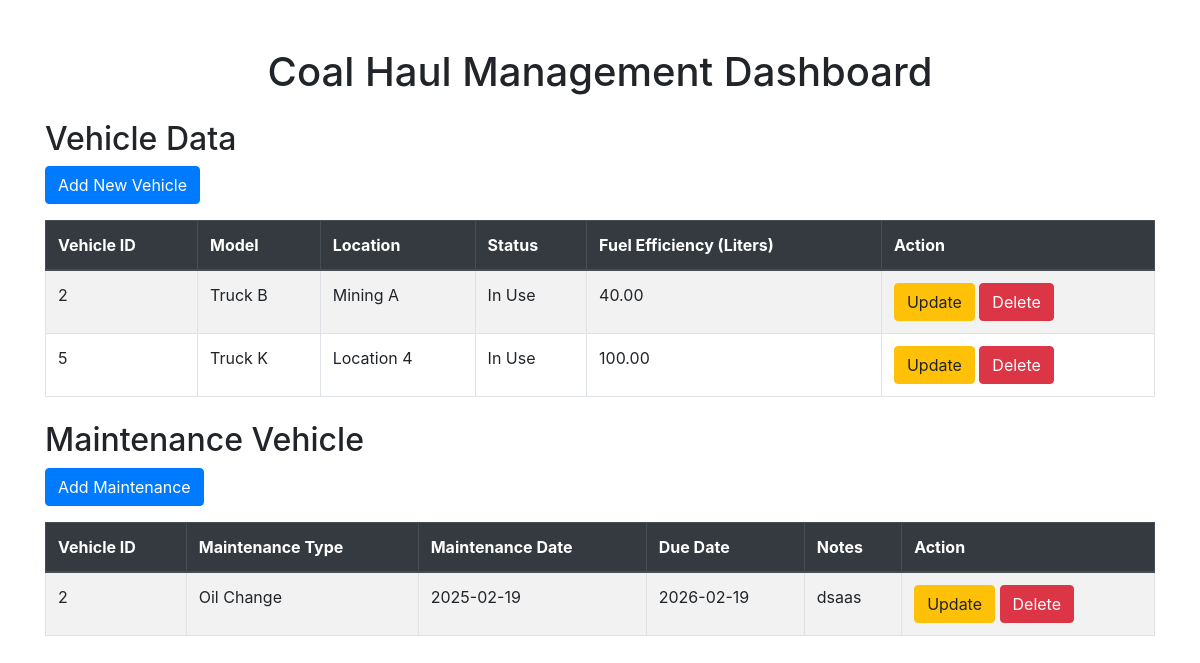
The page / on the database its author committed.
### tables this page shows
CREATE TABLE `vehicles` (
  `id` int(11) NOT NULL,
  `model` varchar(100) NOT NULL,
  `location` varchar(100) NOT NULL,
  `status` enum('Available','In Use','Under Maintenance','Out of Service') NOT NULL,
  `fuel_efficiency` decimal(5,2) NOT NULL
);

CREATE TABLE `maintenance` (
  `id` int(11) NOT NULL,
  `vehicle_id` int(11) NOT NULL,
  `maintenance_type` enum('Oil Change','Tire Rotation','Brake Repair','Engine Repair') NOT NULL,
  `maintenance_date` date NOT NULL,
  `due_date` date NOT NULL,
  `notes` text DEFAULT NULL
);

### index.php (the view, shortened to what this page needs)
<?php
include 'database/connection.php';
$query = "SELECT * FROM vehicles";
$stmt = $pdo->prepare($query);
$stmt->execute();
$vehicles = $stmt->fetchAll(PDO::FETCH_ASSOC);
$maintenanceQuery = "SELECT * FROM maintenance WHERE due_date >= CURDATE() ORDER BY due_date ASC";
$maintenanceStmt = $pdo->prepare($maintenanceQuery);
$maintenanceStmt->execute();
$upcomingMaintenance = $maintenanceStmt->fetchAll(PDO::FETCH_ASSOC);
?>
<!DOCTYPE html>
<html lang="en">
<head>
    <link rel="stylesheet" href="https://stackpath.bootstrapcdn.com/bootstrap/4.5.2/css/bootstrap.min.css">
</head>
<body>
    <div class="container mt-5">
        <h1 class="text-center">Coal Haul Management Dashboard</h1>
        <section class="mt-4">
            <h2>Vehicle Data</h2>
            <a href="add_vehicle.php" class="btn btn-primary mb-3">Add New Vehicle</a>
            <table class="table table-bordered table-striped">
                <thead class="thead-dark">
                    <tr>
                        <th>Vehicle ID</th>
                        <th>Model</th>
                        <th>Location</th>
                        <th>Status</th>
                        <th>Fuel Efficiency (Liters)</th>
                        <th>Action</th>
                    </tr>
                </thead>
                <tbody>
                    <?php foreach ($vehicles as $vehicle): ?>
                        <tr>
                            <td><?php echo htmlspecialchars($vehicle['id']); ?></td>
                            <td><?php echo htmlspecialchars($vehicle['model']); ?></td>
                            <td><?php echo htmlspecialchars($vehicle['location']); ?></td>
                            <td><?php echo htmlspecialchars($vehicle['status']); ?></td>
                            <td><?php echo htmlspecialchars($vehicle['fuel_efficiency']); ?></td>
                            <td>
                                <a href="update_vehicle.php?id=<?php echo htmlspecialchars($vehicle['id']); ?>" class="btn btn-warning">Update</a>
                                <form method="POST" action="delete.php" class="d-inline">
                                    <button type="submit" name="delete_vehicle" class="btn btn-danger">Delete</button>
                                </form>
                            </td>
                        </tr>
                    <?php endforeach; ?>
                </tbody>
            </table>
        </section>
        <section class="mt-4">
            <h2>Maintenance Vehicle</h2>
            <a href="add_maintenance.php" class="btn btn-primary mb-3">Add Maintenance</a>
            <table class="table table-bordered table-striped">
                <thead class="thead-dark">
                    <tr>
                        <th>Vehicle ID</th>
                        <th>Maintenance Type</th>
                        <th>Maintenance Date</th>
                        <th>Due Date</th>
                        <th>Notes</th>
                        <th>Action</th>
                    </tr>
                </thead>
                <tbody>
                    <?php foreach ($upcomingMaintenance as $maintenance): ?>
                        <tr>
                            <td><?php echo htmlspecialchars($maintenance['vehicle_id']); ?></td>
                            <td><?php echo htmlspecialchars($maintenance['maintenance_type']); ?></td>
                            <td><?php echo htmlspecialchars($maintenance['maintenance_date']); ?></td>
                            <td><?php echo htmlspecialchars($maintenance['due_date']); ?></td>
                            <td><?php echo htmlspecialchars($maintenance['notes']); ?></td>
                            <td>
                                <a href="update_maintenance.php?id=<?php echo htmlspecialchars($maintenance['id']); ?>" class="btn btn-warning">Update</a>
                                <form method="POST" action="delete2.php" class="d-inline">
                                    <button type="submit" name="delete_maintenance" class="btn btn-danger">Delete</button>
                                </form>
                            </td>
                        </tr>
                    <?php endforeach; ?>
                </tbody>
            </table>
        </section>
    </div>
</body>
</html>

### rows shown on the page
vehicles: id "2", model "Truck B", location "Mining A", status "In Use", fuel_efficiency "40.00"
vehicles: id "5", model "Truck K", location "Location 4", status "In Use", fuel_efficiency "100.00"
maintenance: vehicle "2", maintenance_type "Oil Change", maintenance_date "2025-02-19", due_date "2026-02-19", notes "dsaas"
